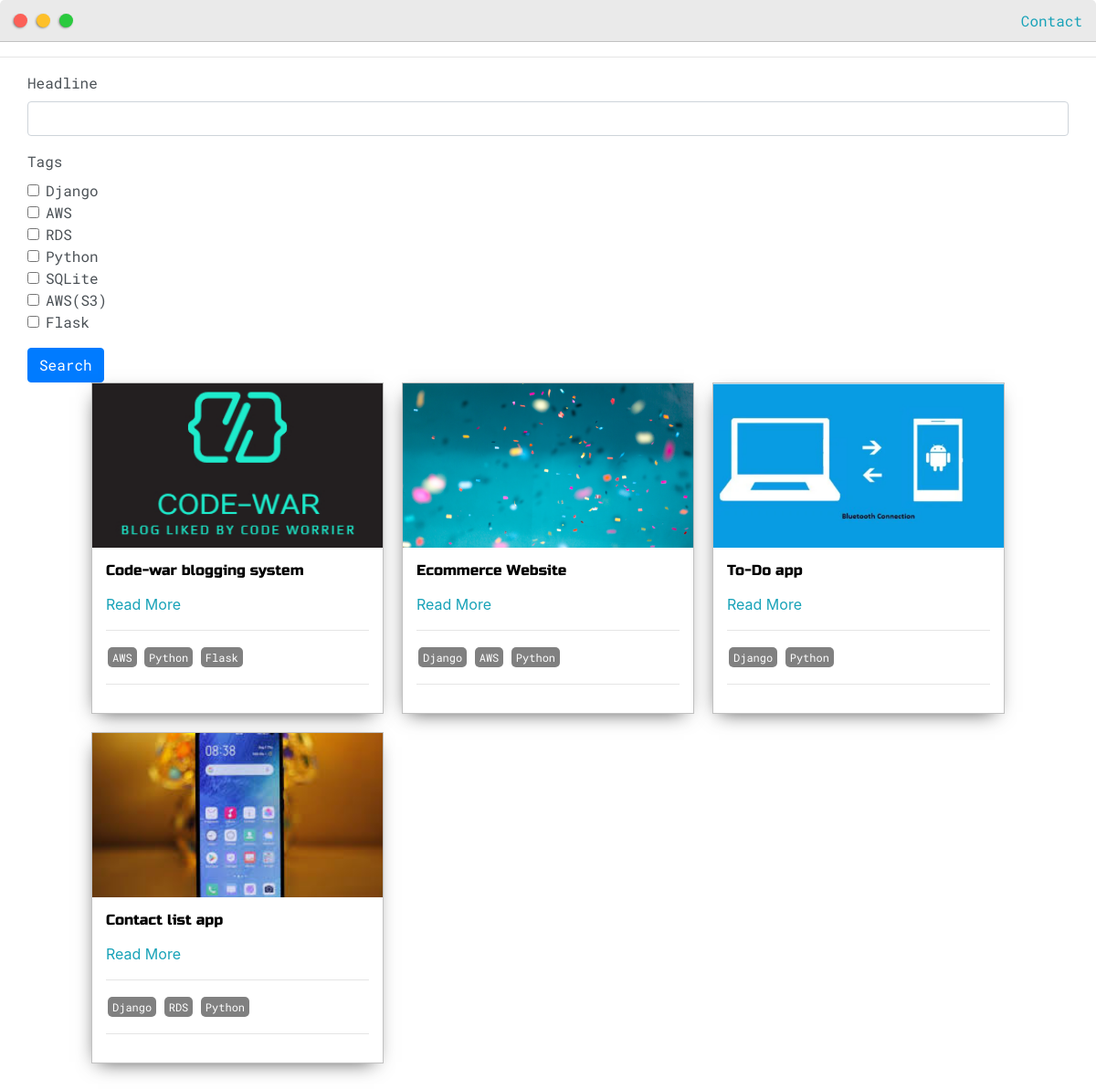
The page /number/ on the database its author committed.
### resume/models.py (models this page shows, shortened)
class Post(models.Model):
    headline = models.CharField(max_length=200)
    sub_headline = models.CharField(max_length=200, null=True)
    thumbnail = models.ImageField(null=True, blank=True, upload_to="images", default="ecom.jpg")
    body = RichTextUploadingField(null = True, blank = True)
    created = models.DateField(auto_now_add=True)
    active = models.BooleanField(default = False)
    featured = models.BooleanField(default = False)
    tags  = models.ManyToManyField(Tag, null=True)
    slug = models.SlugField(null = True, blank= True)

class Tag(models.Model):
    name = models.CharField(max_length = 200)
    def __str__(self):
        return self.name

### resume/views.py (the view)
# urls.py: path('number/', views.posts, name='List'),
def posts(request):
    posts = Post.objects.filter(active=True)
    myfilter = PostFilter(request.GET, queryset=posts)
    posts = myfilter.qs
    context={'posts': posts, 'myfilter':myfilter}
    return render (request, 'resume/posts.html', context)

### resume/templates/resume/posts.html (shortened to what this page needs)
{% extends 'resume/main.html' %}
{% load static %}
{% load crispy_forms_tags %}
{% block content %}
<hr>
<div class="main-container">
    <form method="GET">
        {{myfilter.form|crispy}}
        <input class="btn btn-primary" type="submit" value="Search">
    </form>
    <div class="post-wrapper">
        {% for post in posts %}
        <div>
            <div class="post">
                <img class="thumbnail" src="{{post.thumbnail.url}}">
                <div class="post-preview">
                    <h6 class="post-title">{{post.headline}}</h6>
                    <a href="{% url 'Post' post.slug %}">Read More</a>
                    <hr>
                    {% for tag in post.tags.all %}
                        <span class="tag">{{tag}}</span>
                    {% endfor %}
                    <hr>
                </div>
            </div>
        </div>
        {% empty %}
            <h3>No post found....</h3>
        {% endfor %}
    </div>
</div>
{% endblock %}

### resume/templates/resume/main.html (shortened to what this page needs)
<!DOCTYPE html>
{% load static %}
<html>
<head>
	<link rel="stylesheet" href="https://maxcdn.bootstrapcdn.com/bootstrap/4.0.0/css/bootstrap.min.css">
	<link rel="stylesheet" type="text/css" href="{% static 'css/main.css' %}">
</head>
<body>
	{% include 'resume/navbar.html' %}
	{% block content %}{% endblock content %}
</body>
</html>

### resume/templates/resume/navbar.html (shortened to what this page needs)
<div class="nav-wrapper">
    <a href="{% url 'Home' %}">
        <div class="dots-wrapper">
            <div id="dot-1" class="browser-dot"></div>
            <div id="dot-2" class="browser-dot"></div>
            <div id="dot-3" class="browser-dot"></div>
        </div>
    </a>
    <ul id="navigation">
        <li><a href="{% url 'Home' %}">Contact</a></li>
    </ul>
</div>

### static/css/main.css (style rules this page uses)
:root { --mainColor:#eaeaea; --secondaryColor:#fff; --borderColor:#c1c1c1; --mainText:black; --secondaryText:#4b5156; --themeDotBorder:#24292e; --previewBg:rgb(251, 249, 243, 0.8); --previewShadow:#f0ead6; --buttonColor:black; }
html, body { padding: 0; margin: 0; scroll-behavior: smooth; }
body * { transition: 0.3s; }
h1, h2, h3, h4, h5, h6, strong { color: var(--mainText); font-family: 'Russo One', sans-serif; font-weight: 500; }
p, li, span, label, input, textarea { color: var(--secondaryText); font-family: 'Roboto Mono', monospace; }
a { text-decoration: none; color:#17a2b8; }
ul { list-style: none; }
h6 { font-size: 16px; }
.main-container { width: 1200px; margin: 0 auto; }
.nav-wrapper { border-radius: 5px 5px 0 0; grid-area: nav-wrapper; border-bottom: 1px solid var(--borderColor); display: flex; justify-content: space-between; align-items: center; background-color: var(--mainColor); }
#navigation { margin: 0; padding: 10px; }
#navigation li { display: inline-block; margin-right: 5px; margin-left: 5px; }
.dots-wrapper { display: flex; padding: 10px; }
#dot-1 { background-color: #FC6058; }
#dot-2 { background-color: #FEC02A; }
#dot-3 { background-color: #2ACA3E; }
.browser-dot { background-color: black; height: 15px; width: 15px; border-radius: 50%; margin: 5px; -webkit-box-shadow: -1px 1px 3px -1px rgba(0,0,0,0.75); -moz-box-shadow: -1px 1px 3px -1px rgba(0,0,0,0.75); box-shadow: -1px 1px 3px -1px rgba(0,0,0,0.75); }
.post-wrapper { display: grid; grid-template-columns: repeat(auto-fit, 320px); gap:20px; justify-content: center; padding-bottom: 50px; }
.post { border:1px solid var(--borderColor); -webkit-box-shadow: -2px 7px 21px -9px rgba(0,0,0,0.75); -moz-box-shadow: -2px 7px 21px -9px rgba(0,0,0,0.75); box-shadow: -2px 7px 21px -9px rgba(0,0,0,0.75); }
.thumbnail { display: block; width: 100%; height:180px; object-fit: cover; }
.post-preview { background-color: #fff; padding:15px; }
.post-title { color:black; margin: 0; }
.tag { display: inline-block; color: #fff; background-color: grey; border-radius: 5px; margin: 2px; padding: 2px 5px; font-size: 12px; }
@media screen and (max-width: 1200px) { .main-container { width: 95%; } }

### rows shown on the page
Post: thumbnail (picture), headline "Code-war blogging system"
Tag: name "AWS"
Tag: name "Python"
Tag: name "Flask"
Post: thumbnail (picture), headline "Ecommerce Website"
Tag: name "Django"
Post: thumbnail (picture), headline "To-Do app"
Post: thumbnail (picture), headline "Contact list app"
Tag: name "RDS"
